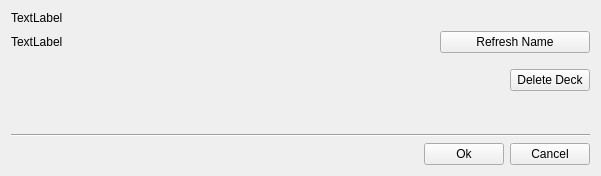
<?xml version="1.0" encoding="UTF-8"?>
<ui version="4.0">
 <class>Form</class>
 <widget class="QWidget" name="Form">
  <property name="geometry">
   <rect>
    <x>0</x>
    <y>0</y>
    <width>601</width>
    <height>176</height>
   </rect>
  </property>
  <property name="windowTitle">
   <string>Deck Settings</string>
  </property>
  <layout class="QVBoxLayout" name="verticalLayout">
   <item>
    <widget class="QLabel" name="url_lbl">
     <property name="text">
      <string>TextLabel</string>
     </property>
    </widget>
   </item>
   <item>
    <layout class="QHBoxLayout" name="horizontalLayout">
     <item>
      <widget class="QLabel" name="name_lbl">
       <property name="text">
        <string>TextLabel</string>
       </property>
      </widget>
     </item>
     <item>
      <widget class="QPushButton" name="refresh_name_btn">
       <property name="maximumSize">
        <size>
         <width>150</width>
         <height>16777215</height>
        </size>
       </property>
       <property name="text">
        <string>Refresh Name</string>
       </property>
      </widget>
     </item>
    </layout>
   </item>
   <item>
    <spacer name="verticalSpacer">
     <property name="orientation">
      <enum>Qt::Vertical</enum>
     </property>
     <property name="sizeType">
      <enum>QSizePolicy::Minimum</enum>
     </property>
     <property name="sizeHint" stdset="0">
      <size>
       <width>20</width>
       <height>10</height>
      </size>
     </property>
    </spacer>
   </item>
   <item>
    <layout class="QHBoxLayout" name="horizontalLayout_3">
     <item>
      <spacer name="horizontalSpacer">
       <property name="orientation">
        <enum>Qt::Horizontal</enum>
       </property>
       <property name="sizeHint" stdset="0">
        <size>
         <width>40</width>
         <height>20</height>
        </size>
       </property>
      </spacer>
     </item>
     <item>
      <widget class="QPushButton" name="delete_btn">
       <property name="maximumSize">
        <size>
         <width>150</width>
         <height>16777215</height>
        </size>
       </property>
       <property name="text">
        <string>Delete Deck</string>
       </property>
      </widget>
     </item>
    </layout>
   </item>
   <item>
    <spacer name="verticalSpacer_2">
     <property name="orientation">
      <enum>Qt::Vertical</enum>
     </property>
     <property name="sizeType">
      <enum>QSizePolicy::Expanding</enum>
     </property>
     <property name="sizeHint" stdset="0">
      <size>
       <width>20</width>
       <height>40</height>
      </size>
     </property>
    </spacer>
   </item>
   <item>
    <widget class="Line" name="line">
     <property name="frameShadow">
      <enum>QFrame::Sunken</enum>
     </property>
     <property name="orientation">
      <enum>Qt::Horizontal</enum>
     </property>
    </widget>
   </item>
   <item>
    <layout class="QHBoxLayout" name="horizontalLayout_4">
     <item>
      <spacer name="horizontalSpacer_2">
       <property name="orientation">
        <enum>Qt::Horizontal</enum>
       </property>
       <property name="sizeHint" stdset="0">
        <size>
         <width>40</width>
         <height>20</height>
        </size>
       </property>
      </spacer>
     </item>
     <item>
      <widget class="QPushButton" name="ok_btn">
       <property name="maximumSize">
        <size>
         <width>150</width>
         <height>16777215</height>
        </size>
       </property>
       <property name="text">
        <string>Ok</string>
       </property>
      </widget>
     </item>
     <item>
      <widget class="QPushButton" name="cancel_btn">
       <property name="maximumSize">
        <size>
         <width>150</width>
         <height>16777215</height>
        </size>
       </property>
       <property name="text">
        <string>Cancel</string>
       </property>
      </widget>
     </item>
    </layout>
   </item>
  </layout>
 </widget>
 <resources/>
 <connections/>
</ui>
